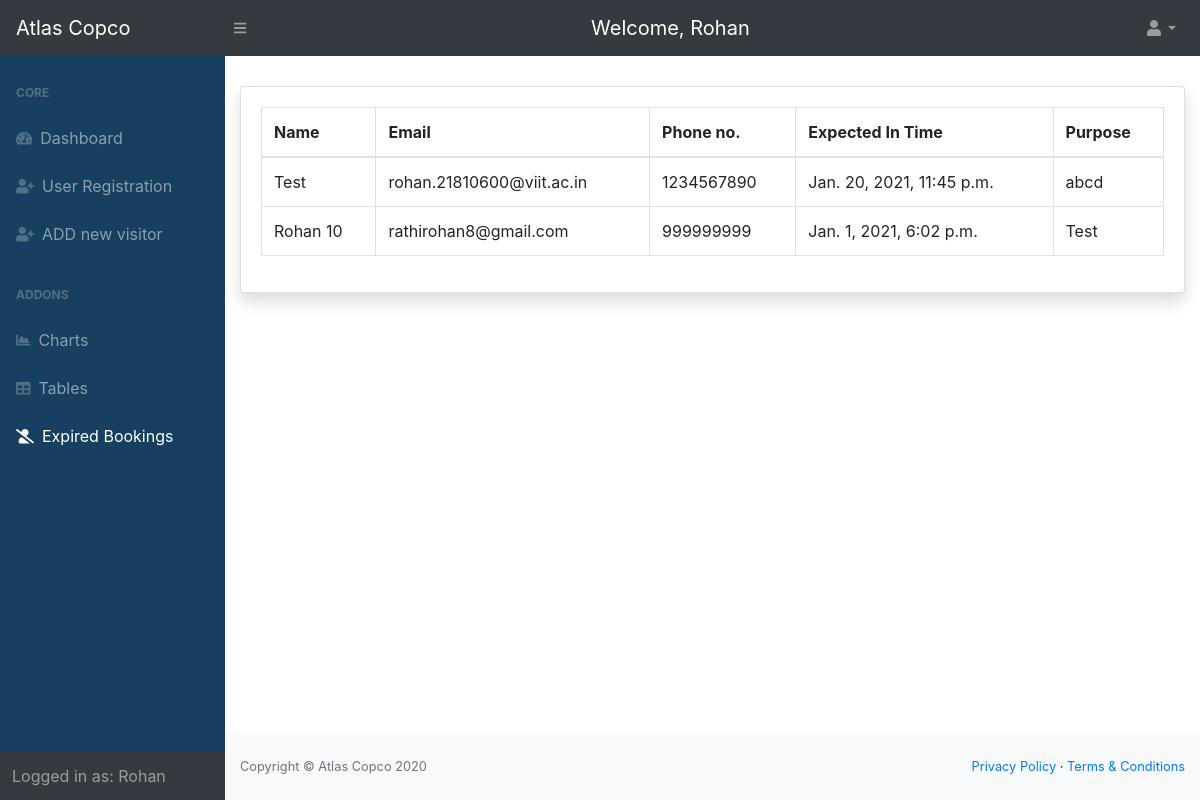
Before: /expired/ (signed in) with the older database file.
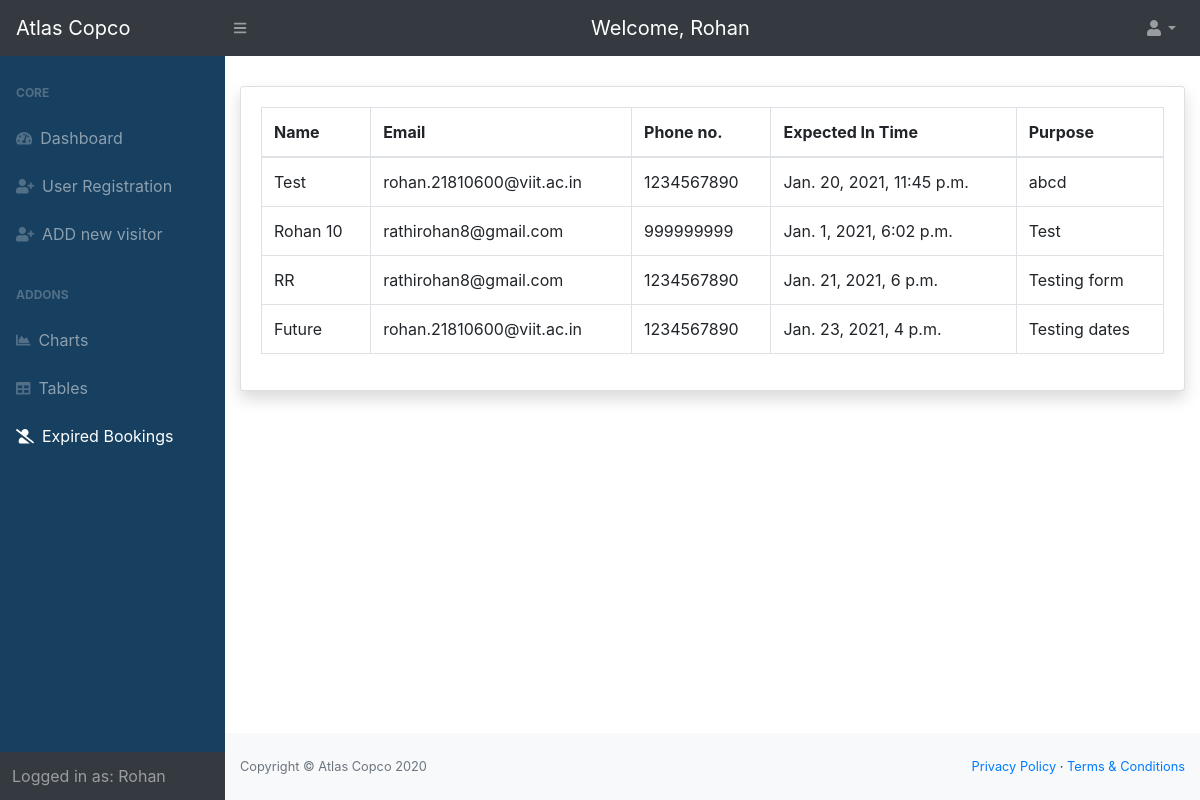
After: the same page with the newer database file.
### entry/models.py (models this page shows, shortened)
class Visitor(models.Model):
	name = models.CharField(verbose_name='Name', max_length=200, validators=[
		MinLengthValidator(2, 'Minimum 2 Characters are required')])  # name of the visitor
	purpose = models.CharField(verbose_name='Purpose', max_length=200, validators=[
		MinLengthValidator(4, 'Minimum 4 characters are required')])  # purpose of visit
	mobile = models.IntegerField(verbose_name='Mobile number')  # mobile no. of the visitor
	email = models.EmailField(verbose_name='Email', validators=[EmailValidator()])  # email address of the visitor
	no_of_people = models.IntegerField(verbose_name='No of people')  # no. of visitors
	photo_id_number = models.CharField(verbose_name='Photo Id Number', max_length=20, null=True, blank=True)
	photo_id = models.ImageField(verbose_name='Photo Id', upload_to='media/photo_id', null=True, blank=True)
	expected_in_time = models.DateTimeField(verbose_name='Expected Visit In Time', null=True, blank=True)
	in_time = models.DateTimeField(verbose_name='Visit In time', null=True, blank=True)  # in time of the visitor, added automatically
	out_time = models.DateTimeField(verbose_name='Visit Out Time', null=True, blank=True)  # out time of the visitor added automatically
	token = models.CharField(verbose_name='Token', max_length=200, null=True, blank=True)  # token(autogenerated)
	qrcode = models.ImageField(verbose_name='QR Code', upload_to='media/qrcodes', null=True, blank=True)  # qr code generated from the token
	user = models.ForeignKey(User, verbose_name='Employee to visit', on_delete=models.PROTECT)  # link to the User table, to store which user allowed the entry
	photo = models.ImageField(verbose_name='Photo of the Visitor', upload_to='media/photo', null=True, blank=True)
	visit_token = models.CharField(max_length=200, verbose_name="Token assigned to the Visitor", null=True, blank=True)
	session_expired = models.BooleanField(default=False)

### home/views.py (the view)
# urls.py: path('expired/', views.VisitExpiredListView.as_view(), name='disabled'),
class VisitExpiredListView(LoginRequiredMixin, ListView):
	def get(self, request):
		expired = Visitor.objects.filter(session_expired=True)
		context = {'visitor_list': expired}
		return render(request, 'home/expired_booking.html', context)

### home/templates/home/expired_booking.html (shortened to what this page needs)
{% extends 'home/base.html' %}
{% load tz %}
{% block content %}
<div id="layoutSidenav_content">
	<main style="margin-top: 30px;">
		<div class="container-fluid">
			<div class="card shadow mb-4">
				<div class="card-body">
					<div class="table-responsive">
						<table class="table table-bordered" id="dataTable" width="100%" cellspacing="0">
							<thead>
								<tr>
									<th> Name </th>
									<th> Email </th>
									<th> Phone no. </th>
									<th> Expected In Time </th>
									<th> Purpose </th>
								</tr>
							</thead>
							<tbody>
								{% for visitor in visitor_list %}
								<tr>
									<td>{{ visitor.name }}</td>
									<td>{{ visitor.email }}</td>
									<td>{{ visitor.mobile }}</td>
									<td>{{ visitor.expected_in_time }}</td>
									<td>{{ visitor.purpose}}</td>
								</tr>
								{% endfor %}
							</tbody>
						</table>
					</div>
				</div>
			</div>
		</div>
	</main>
	<div class="footer">
		<footer class="py-4 bg-light mt-auto">
			<div class="container-fluid">
				<div class="d-flex align-items-center justify-content-between small">
					<div class="text-muted">Copyright &copy; Atlas Copco 2020</div>
					<div>
						<a href="#">Privacy Policy</a> &middot;
						<a href="#">Terms &amp; Conditions</a>
					</div>
				</div>
			</div>
		</footer>
	</div>
</div>
{% endblock content %}

Changed rows visible on the page:
now on this page (row edited): Visitor: name "RR", email "rathirohan8@gmail.com", mobile "1234567890", expected_in_time "Jan. 21, 2021, 6 p.m.", purpose "Testing form"
now on this page (row edited): Visitor: name "Future", email "rohan.21810600@viit.ac.in", mobile "1234567890", expected_in_time "Jan. 23, 2021, 4 p.m.", purpose "Testing dates"
